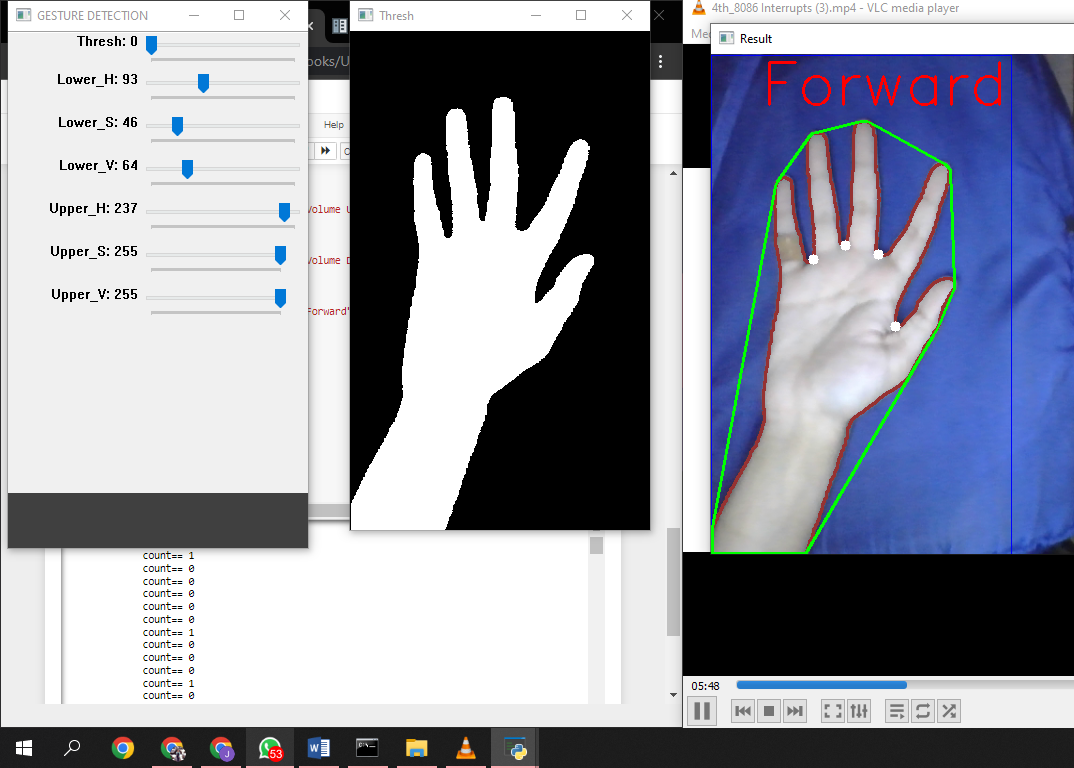
#> input picture Gesture detection.png, 1074 x 768 px, given in place of the camera
$ jupyter execute 'GESTURE DETECTION.ipynb'   (shell and % lines are left out)
#> lines starting #> are read from the running program, lines starting #| are printed output that depends on the picture; after the words box and inside, x2 and y2 are one past the last pixel; in counts of white or black regions, pixels touching at a corner belong together
[cell 1]
import cv2
import numpy as np
import math
import pyautogui as p
import time as t

[cell 2]
cap = cv2.VideoCapture(0,cv2.CAP_DSHOW)

[cell 3]
def nothing(x):
    pass

[cell 4]
cv2.namedWindow("GESTURE DETECTION",cv2.WINDOW_NORMAL)
cv2.resizeWindow("GESTURE DETECTION", (300,300))
cv2.createTrackbar("Thresh", "GESTURE DETECTION", 0, 255, nothing)

[cell 5]
cv2.createTrackbar("Lower_H", "GESTURE DETECTION", 0, 255, nothing)
cv2.createTrackbar("Lower_S", "GESTURE DETECTION", 0, 255, nothing)
cv2.createTrackbar("Lower_V", "GESTURE DETECTION", 0, 255, nothing)
cv2.createTrackbar("Upper_H", "GESTURE DETECTION", 255, 255, nothing)
cv2.createTrackbar("Upper_S", "GESTURE DETECTION", 255, 255, nothing)
cv2.createTrackbar("Upper_V", "GESTURE DETECTION", 255, 255, nothing)

[cell 6]
while True:
    _,frame = cap.read()
#> frame is the input picture: shape (768, 1074, 3); mean B, G, R 162.8, 150.3, 147
    frame = cv2.flip(frame,2)
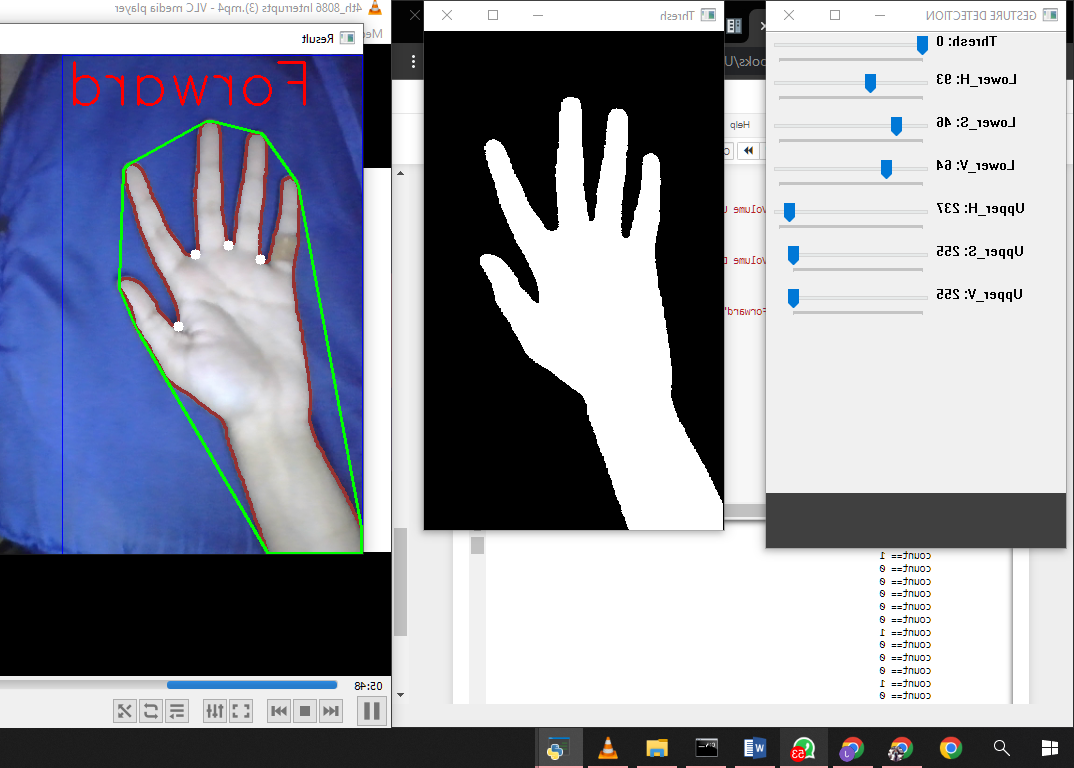
#> frame: shape (768, 1074, 3); mean B, G, R 162.8, 150.3, 147
    frame = cv2.resize(frame,(600,500))
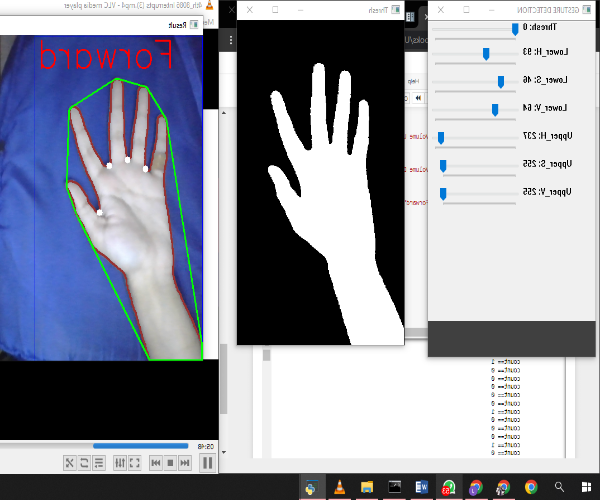
#> frame: shape (500, 600, 3); mean B, G, R 162.7, 150.2, 146.9
    cv2.rectangle(frame, (0,1), (300,500), (255, 0, 0), 0)
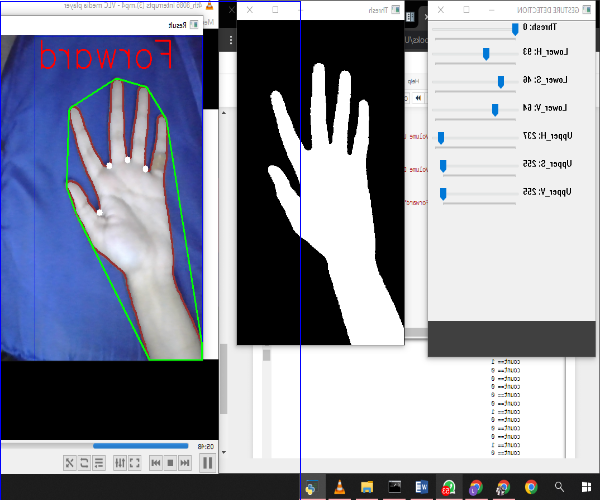
#> frame: shape (500, 600, 3); 0.43% of pixels changed, all inside (x1, y1, x2, y2) = (0, 1, 301, 500)
    crop_image = frame[1:500, 0:300]
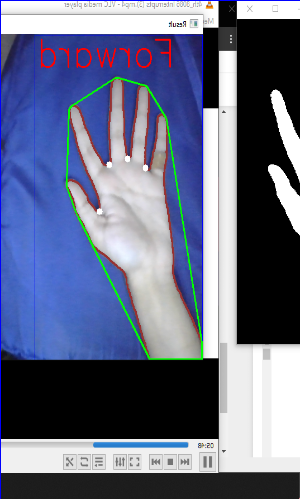
#> crop_image: shape (499, 300, 3); mean B, G, R 134.6, 108.5, 102


    hsv = cv2.cvtColor(crop_image, cv2.COLOR_BGR2HSV)
#> hsv: shape (499, 300, 3); mean H, S, V 48.3, 58.8, 139

    l_h = cv2.getTrackbarPos("Lower_H", "GESTURE DETECTION")
    l_s = cv2.getTrackbarPos("Lower_S", "GESTURE DETECTION")
    l_v = cv2.getTrackbarPos("Lower_V", "GESTURE DETECTION")

    u_h = cv2.getTrackbarPos("Upper_H", "GESTURE DETECTION")
    u_s = cv2.getTrackbarPos("Upper_S", "GESTURE DETECTION")
    u_v = cv2.getTrackbarPos("Upper_V", "GESTURE DETECTION")

    lower_bound = np.array([l_h, l_s, l_v])
    upper_bound = np.array([u_h, u_s, u_v])


    mask = cv2.inRange(hsv, lower_bound, upper_bound)
#> mask: shape (499, 300); every value is 255

    filtr = cv2.bitwise_and(crop_image, crop_image, mask=mask)


    mask1  = cv2.bitwise_not(mask)
#> mask1: shape (499, 300); every value is 0
    m_g = cv2.getTrackbarPos("Thresh", "GESTURE DETECTION")
    ret,thresh = cv2.threshold(mask1,m_g,255,cv2.THRESH_BINARY)
#> ret = 0
    dilata = cv2.dilate(thresh,(3,3),iterations = 6)


    cnts,hier = cv2.findContours(thresh,cv2.RETR_TREE,cv2.CHAIN_APPROX_SIMPLE)
#> cnts = []


    try:

        cm = max(cnts, key=lambda x: cv2.contourArea(x))

        epsilon = 0.0005*cv2.arcLength(cm,True)
        data= cv2.approxPolyDP(cm,epsilon,True)

        hull = cv2.convexHull(cm)

        cv2.drawContours(crop_image, [cm], -1, (50, 50, 150), 2)
        cv2.drawContours(crop_image, [hull], -1, (0, 255, 0), 2)


        hull = cv2.convexHull(cm, returnPoints=False)
        defects = cv2.convexityDefects(cm, hull)
        count_defects = 0

        for i in range(defects.shape[0]):
            s,e,f,d = defects[i,0]

            start = tuple(cm[s][0])
            end = tuple(cm[e][0])
            far = tuple(cm[f][0])

            a = math.sqrt((end[0] - start[0]) ** 2 + (end[1] - start[1]) ** 2)
            b = math.sqrt((far[0] - start[0]) ** 2 + (far[1] - start[1]) ** 2)
            c = math.sqrt((end[0] - far[0]) ** 2 + (end[1] - far[1]) ** 2)
            angle = (math.acos((b ** 2 + c ** 2 - a ** 2) / (2 * b * c)) * 180) / 3.14

            if angle <= 50:
                count_defects += 1
                cv2.circle(crop_image,far,5,[255,255,255],-1)

        print("count==",count_defects)


        if count_defects == 0:

            cv2.putText(frame, " ", (50, 50), cv2.FONT_HERSHEY_SIMPLEX, 2,(0,0,255),2)
        elif count_defects == 1:

            p.press("space")
            cv2.putText(frame, "Play/Pause", (50, 50), cv2.FONT_HERSHEY_SIMPLEX, 2,(0,0,255), 2)
        elif count_defects == 2:
            p.press("up")

            cv2.putText(frame, "Volume UP", (5, 50), cv2.FONT_HERSHEY_SIMPLEX, 2,(0,0,255), 2)
        elif count_defects == 3:
            p.press("down")

            cv2.putText(frame, "Volume Down", (50, 50), cv2.FONT_HERSHEY_SIMPLEX, 2,(0,0,255), 2)
        elif count_defects == 4:
            p.press("right")

            cv2.putText(frame, "Forward", (50, 50), cv2.FONT_HERSHEY_SIMPLEX, 2,(0,0,255), 2)
        else:
            pass

    except:
        pass

    cv2.imshow("Thresh", thresh)

    cv2.imshow("filter==",filtr)
    cv2.imshow("Result", frame)

    key = cv2.waitKey(25) &0xFF
#> (key Esc is pressed here)
    if key == 27:
        break

$ run again, on hand gesture.png
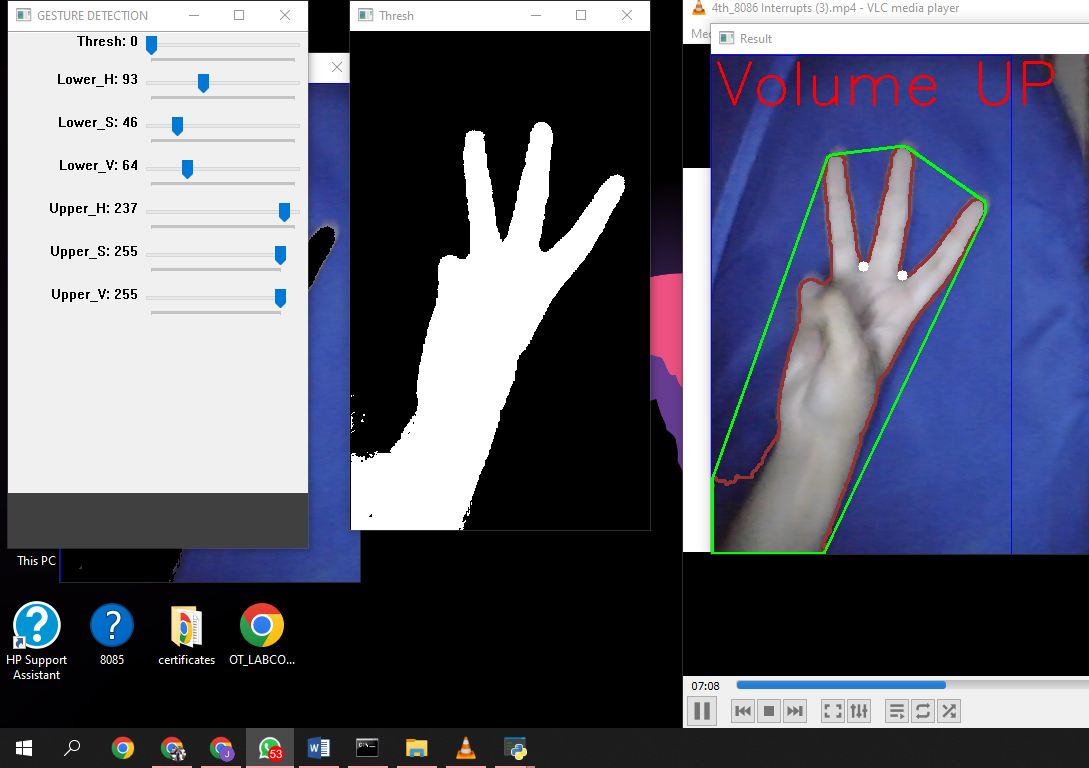
#> input picture hand gesture.png, 1089 x 768 px, given in place of the camera
#> frame is the input picture: shape (768, 1089, 3); mean B, G, R 113.9, 98.3, 96.1
#> `cv2.rectangle(frame, (0,1), (300,500), (255, 0, 0), 0)`:
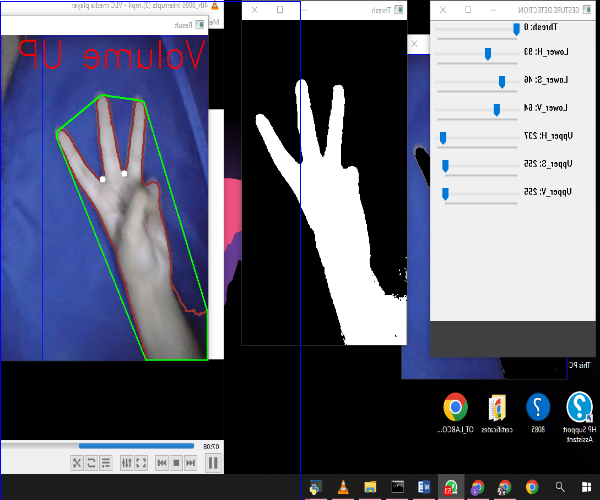
#> frame: shape (500, 600, 3); mean B, G, R 114.3, 97.8, 95.5
#> `crop_image = frame[1:500, 0:300]`:
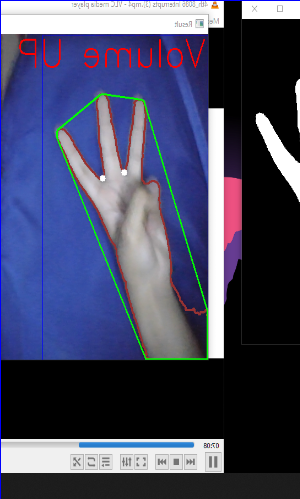
#> crop_image: shape (499, 300, 3); mean B, G, R 101, 73.9, 71.1
#> hsv: shape (499, 300, 3); mean H, S, V 53.3, 66.2, 106
#> mask: shape (499, 300); every value is 255
#> mask1: shape (499, 300); every value is 0
#> ret = 0
#> cnts = []
